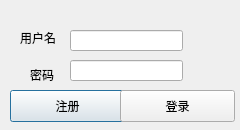
<?xml version="1.0" encoding="UTF-8"?>
<ui version="4.0">
 <class>customer_login</class>
 <widget class="QDialog" name="customer_login">
  <property name="geometry">
   <rect>
    <x>0</x>
    <y>0</y>
    <width>240</width>
    <height>130</height>
   </rect>
  </property>
  <property name="windowTitle">
   <string>Dialog</string>
  </property>
  <widget class="QLabel" name="label">
   <property name="geometry">
    <rect>
     <x>20</x>
     <y>30</y>
     <width>59</width>
     <height>16</height>
    </rect>
   </property>
   <property name="text">
    <string>用户名</string>
   </property>
  </widget>
  <widget class="QLabel" name="label_2">
   <property name="geometry">
    <rect>
     <x>30</x>
     <y>60</y>
     <width>59</width>
     <height>30</height>
    </rect>
   </property>
   <property name="text">
    <string>密码</string>
   </property>
  </widget>
  <widget class="QLineEdit" name="name">
   <property name="geometry">
    <rect>
     <x>70</x>
     <y>30</y>
     <width>113</width>
     <height>21</height>
    </rect>
   </property>
  </widget>
  <widget class="QLineEdit" name="password">
   <property name="geometry">
    <rect>
     <x>70</x>
     <y>60</y>
     <width>113</width>
     <height>21</height>
    </rect>
   </property>
   <property name="echoMode">
    <enum>QLineEdit::Password</enum>
   </property>
  </widget>
  <widget class="QPushButton" name="register_2">
   <property name="geometry">
    <rect>
     <x>10</x>
     <y>90</y>
     <width>115</width>
     <height>32</height>
    </rect>
   </property>
   <property name="text">
    <string>注册</string>
   </property>
  </widget>
  <widget class="QPushButton" name="log">
   <property name="geometry">
    <rect>
     <x>120</x>
     <y>90</y>
     <width>115</width>
     <height>32</height>
    </rect>
   </property>
   <property name="text">
    <string>登录</string>
   </property>
  </widget>
 </widget>
 <resources/>
 <connections/>
</ui>
